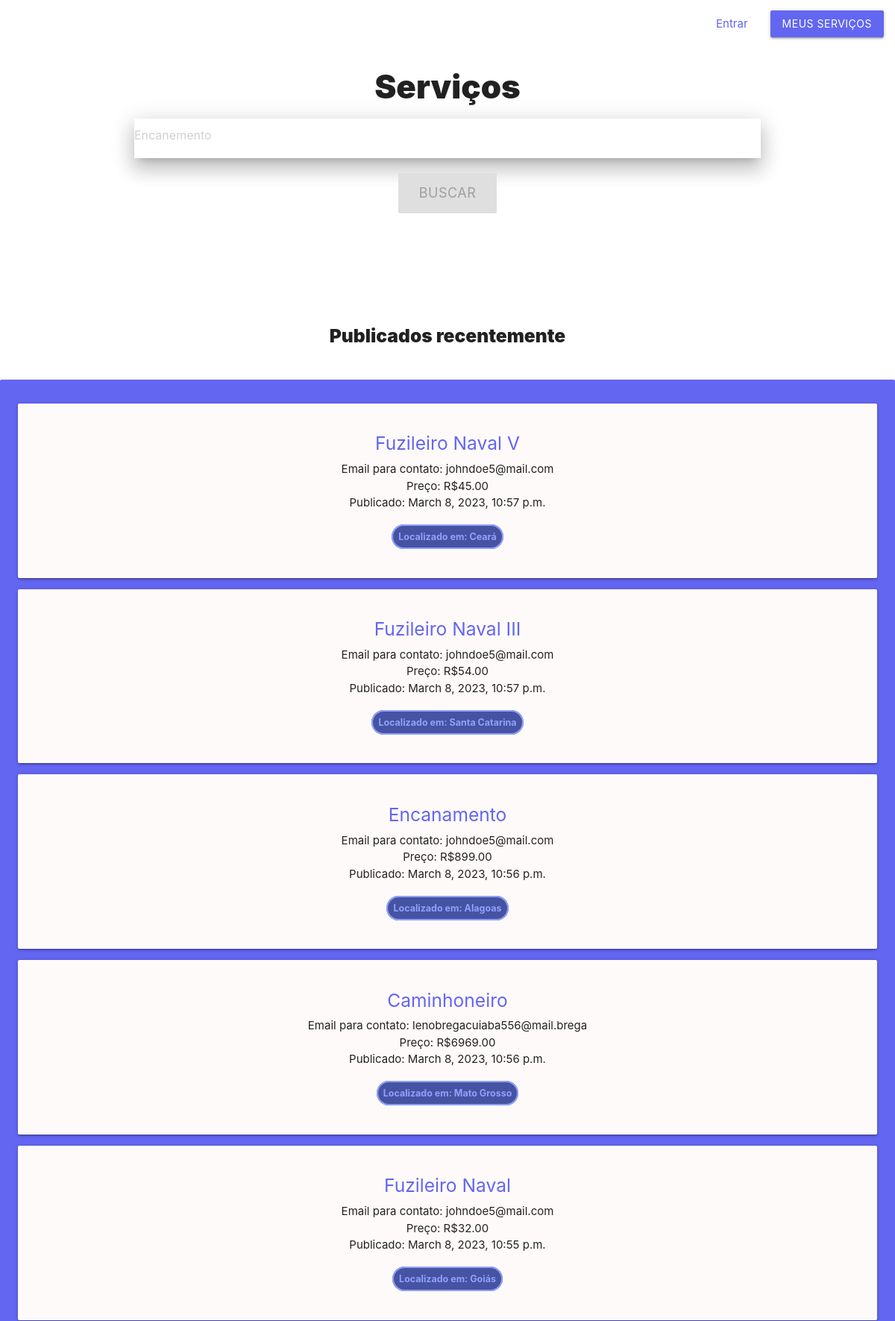
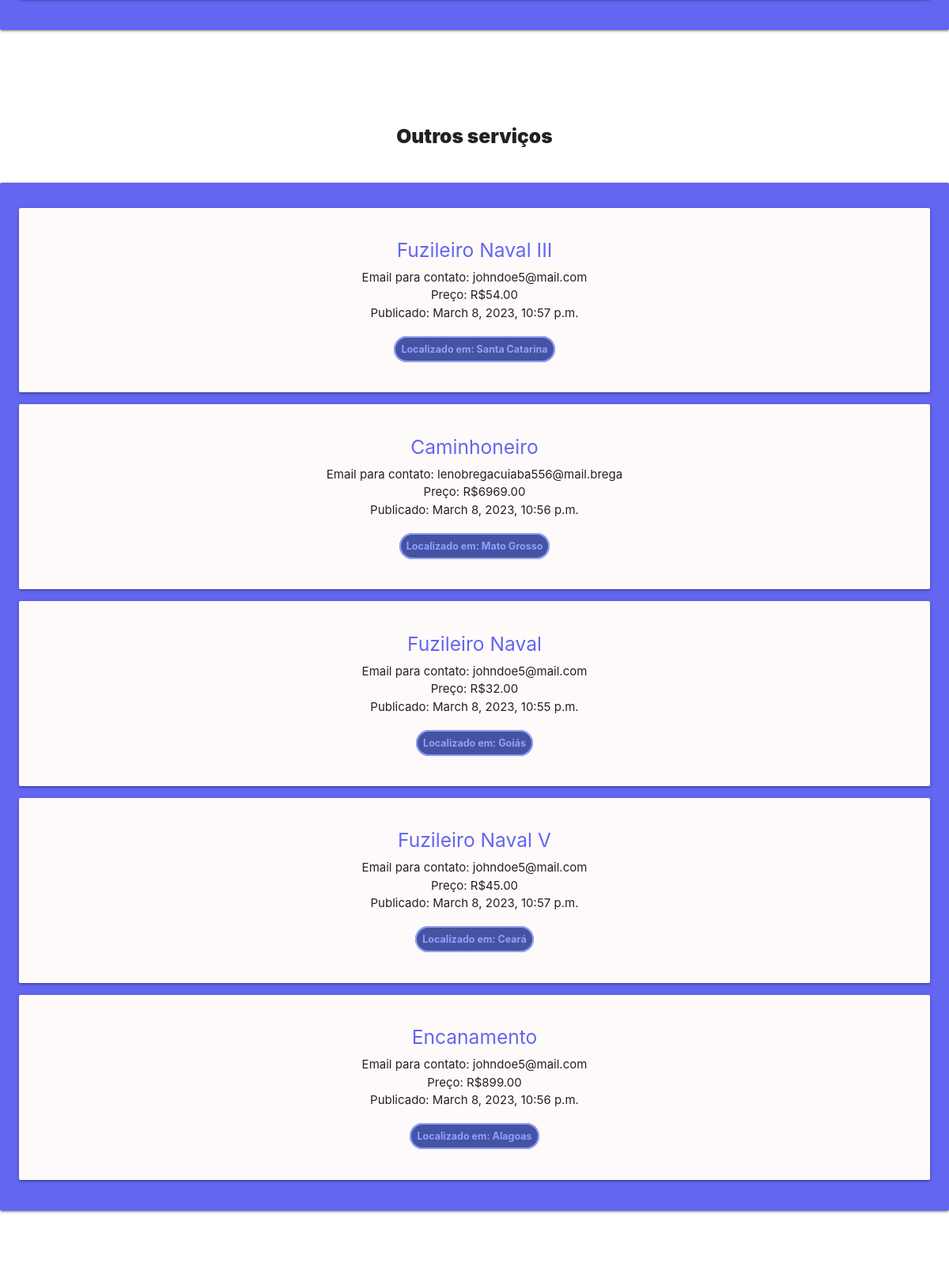
/servicosapp/ (upper part), run on the app's committed database (2 pictures, top to bottom).
### servicosapp/models.py (models this page shows)
class Servico(models.Model):
    id_servico = models.AutoField(primary_key=True)
    fk_usuario = models.ForeignKey(auth_user, on_delete=models.DO_NOTHING, null=True)
    fk_categoria = models.ForeignKey(Categoria, on_delete=models.CASCADE, null=True)
    fk_estado = models.ForeignKey(Estado, on_delete=models.CASCADE, null=True)
    titulo = models.CharField(max_length=150, null=False)
    descricao = models.CharField(max_length=150, default=None)
    email = models.CharField(max_length=150, null=False)
    telefone_1 = models.CharField(max_length=50, null=True)
    telefone_2 = models.CharField(max_length=50, null=True)
    preco = models.IntegerField(default=0, null=True)
    data_pub = models.DateTimeField("Data de publicação", default=django.utils.timezone.now, null=True)
    def __str__(self):
        return self.titulo

class Estado(models.Model):
    id_estado = models.AutoField(primary_key=True)
    nome_estado = models.CharField(max_length=150)
    def __str__(self):
        return self.nome_estado

### servicosapp/views.py (the view)
# urls.py: path('', views.index, name='index'),
def index(request):
       servicos = Servico.objects.order_by("-data_pub")[:15]
       servicos_aleatorios = Servico.objects.order_by("?")[:15]
       return render(request, 'servicosapp/index.html', {'servicos': servicos, 'servicos_aleatorios': servicos_aleatorios})

### servicosapp/templates/servicosapp/index.html (shortened to what this page needs)
{% extends "base.html" %}
{% block content %}
<h3>Serviços</h3>
{% include "searchbar.html" %}
<br />
<br />
<br />
<br />
<br />
<br />
<h5 style="text-align: center; font-weight: 900;">Publicados recentemente</h5>
<div class="swiper mySwiper card-panel" style="background-color: var(--accent-color);">
    <div class="swiper-wrapper">
        {% for servico in servicos %}
        <div class="swiper-slide card-panel">
            <div class="row">
                <div class="col">
                    <div>
                        <ul>
                            <a href="{% url 'servicosapp:detalhes_servicos' servico.id_servico %}">
                                <h5>{{ servico }}</h5>
                            </a>
                            <li>Email para contato: {{ servico.email }}</li>
                            <li>Preço: R${{ servico.preco }}.00</li>
                            <li>Publicado: {{ servico.data_pub }}</li>
                            <br />
                            <span
                                style="opacity: 80%; background-color: #192a8d; border-radius: 2em; padding: 7px; font-size: smaller; font-weight: bold; border: solid 2px #758aff; color: #758aff; margin-left: auto; margin-right: auto; max-width: fit-content;">Localizado
                                em: {{ servico.fk_estado }}</span>
                        </ul>
                    </div>
                </div>
            </div>
        </div>
        {% endfor %}
    </div>
</div>
<br />
<br />
<br />
<br />
<h5 style="text-align: center; font-weight: 900;">Outros serviços</h5>
<div class="swiper mySwiper card-panel" style="background-color: var(--accent-color);">
    <div class="swiper-wrapper">
        {% for servico in servicos_aleatorios %}
        <div class="swiper-slide card-panel">
            <div class="row">
                <div class="col">
                    <div>
                        <ul>
                            <a href="{% url 'servicosapp:detalhes_servicos' servico.id_servico %}">
                                <h5>{{ servico }}</h5>
                            </a>
                            <li>Email para contato: {{ servico.email }}</li>
                            <li>Preço: R${{ servico.preco }}.00</li>
                            <li>Publicado: {{ servico.data_pub }}</li>
                            <br />
                            <span
                                style="opacity: 80%; background-color: #192a8d; border-radius: 2em; padding: 7px; font-size: smaller; font-weight: bold; border: solid 2px #758aff; color: #758aff; margin-left: auto; margin-right: auto; max-width: fit-content;">Localizado
                                em: {{ servico.fk_estado }}</span>
                        </ul>
                    </div>
                </div>
            </div>
        </div>
        {% endfor %}
    </div>
</div>
{% endblock content %}

### servicosapp/static/servicosapp/stylesheet.css (style rules this page uses)
* { box-sizing: border-box; padding: 0; margin: 0; }
body { background-color: var(--primary-color); }
body a { color: var(--accent-color); }
body h3 { font-weight: 900; text-align: center; }

### servicosapp/templates/servicosapp/index.html (style rules this page uses)
.swiper { margin-top: 3em; }
.swiper-slide { text-align: center; display: flex; justify-content: center; align-items: center; background-color: snow; min-width: fit-content; }

### data on the page
Servico: titulo "Fuzileiro Naval V", email "johndoe5@mail.com", preco "45", data_pub "March 8, 2023, 10:57 p.m.", fk_estado "Ceará"
Servico: titulo "Fuzileiro Naval III", email "johndoe5@mail.com", preco "54", data_pub "March 8, 2023, 10:57 p.m.", fk_estado "Santa Catarina"
Servico: titulo "Encanamento", email "johndoe5@mail.com", preco "899", data_pub "March 8, 2023, 10:56 p.m.", fk_estado "Alagoas"
Servico: titulo "Caminhoneiro", email "lenobregacuiaba556@mail.brega", preco "6969", data_pub "March 8, 2023, 10:56 p.m.", fk_estado "Mato Grosso"
Servico: titulo "Fuzileiro Naval", email "johndoe5@mail.com", preco "32", data_pub "March 8, 2023, 10:55 p.m.", fk_estado "Goiás"
